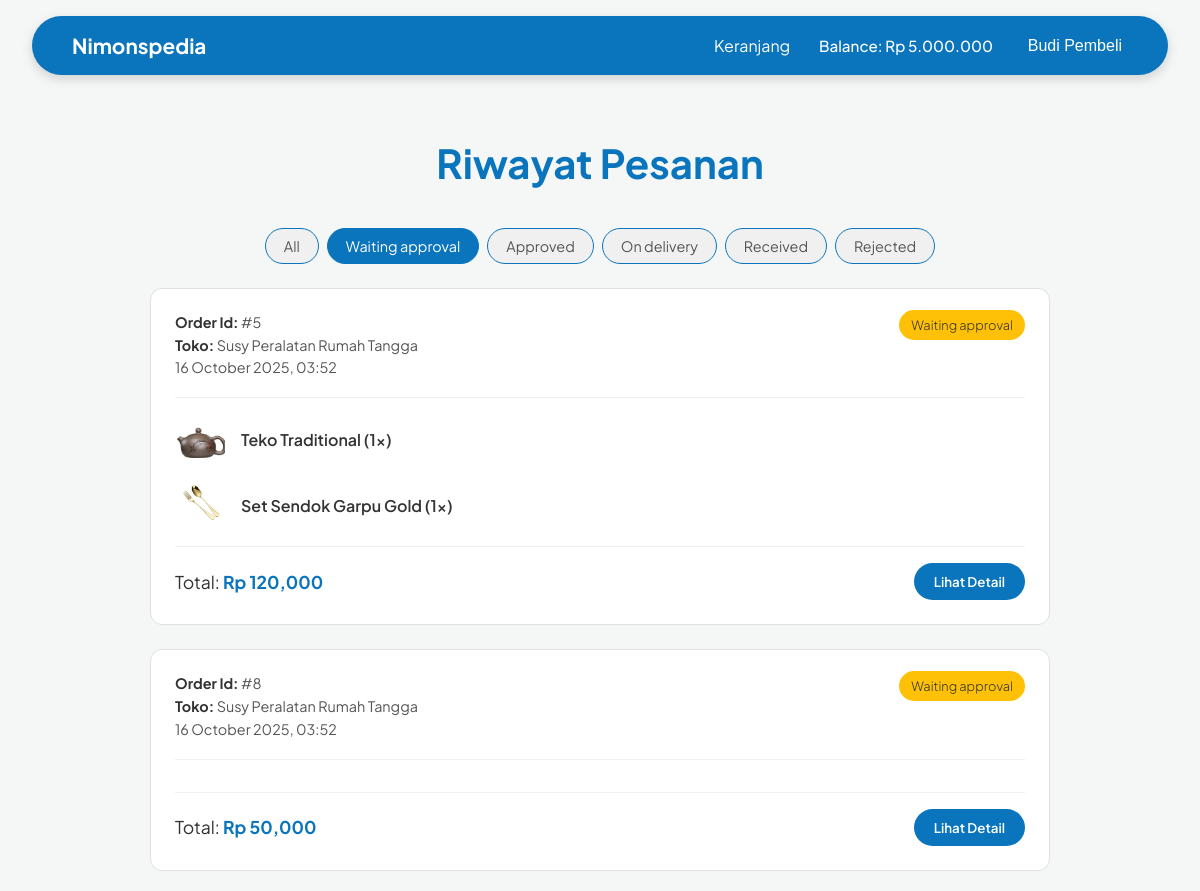
The page /php/src/public/buyer/orders.php?status=waiting_approval (signed in) on the database its author committed.
### tables this page shows
CREATE TABLE IF NOT EXISTS orders (
    order_id INT AUTO_INCREMENT PRIMARY KEY,
    buyer_id INT NOT NULL,
    store_id INT NOT NULL,
    total_price INT NOT NULL,
    shipping_address TEXT NOT NULL,
    status ENUM('waiting_approval', 'approved', 'rejected', 'on_delivery', 'received')
        DEFAULT 'waiting_approval',
    reject_reason TEXT DEFAULT NULL,
    confirmed_at DATETIME DEFAULT NULL,
    delivery_time DATETIME DEFAULT NULL,
    received_at DATETIME DEFAULT NULL,
    created_at DATETIME DEFAULT CURRENT_TIMESTAMP,
    FOREIGN KEY (buyer_id) REFERENCES users(user_id),
    FOREIGN KEY (store_id) REFERENCES stores(store_id)
);

CREATE TABLE IF NOT EXISTS stores (
    store_id INT AUTO_INCREMENT PRIMARY KEY,
    user_id INT NOT NULL UNIQUE,
    store_name VARCHAR(255) NOT NULL UNIQUE,
    store_description TEXT,
    store_logo_path VARCHAR(255),
    balance INT DEFAULT 0,
    created_at DATETIME DEFAULT CURRENT_TIMESTAMP,
    updated_at DATETIME DEFAULT CURRENT_TIMESTAMP ON UPDATE CURRENT_TIMESTAMP,
    FOREIGN KEY (user_id) REFERENCES users(user_id)
);

CREATE TABLE IF NOT EXISTS order_items (
    order_item_id INT AUTO_INCREMENT PRIMARY KEY,
    order_id INT NOT NULL,
    product_id INT NOT NULL,
    quantity INT NOT NULL,
    price_at_order INT NOT NULL,
    subtotal INT NOT NULL,
    FOREIGN KEY (order_id) REFERENCES orders(order_id),
    FOREIGN KEY (product_id) REFERENCES products(product_id)
);

CREATE TABLE IF NOT EXISTS products (
    product_id INT AUTO_INCREMENT PRIMARY KEY,
    store_id INT NOT NULL,
    product_name VARCHAR(255) NOT NULL,
    description TEXT,
    price INT NOT NULL,
    stock INT DEFAULT 0,
    main_image_path VARCHAR(255),
    created_at DATETIME DEFAULT CURRENT_TIMESTAMP,
    updated_at DATETIME DEFAULT CURRENT_TIMESTAMP ON UPDATE CURRENT_TIMESTAMP,
    deleted_at DATETIME DEFAULT NULL,
    FOREIGN KEY (store_id) REFERENCES stores(store_id)
);

### php/src/app/models/order.php (called while the page is built, shortened)
<?php
class Order {
    private $conn;
    public function __construct($conn) {
        $this->conn = $conn;
    }
    public function getOrderHistory(int $buyerId, string $filterStatus = 'all'): array {
        $orders = [];
        $sql = "
            SELECT
                o.order_id,
                o.created_at,
                o.total_price,
                o.status,
                o.shipping_address,
                o.reject_reason,
                o.delivery_time,
                s.store_name
            FROM orders o
            JOIN stores s ON o.store_id = s.store_id
            WHERE o.buyer_id = ?
        ";
        if ($filterStatus !== 'all' && $filterStatus !== '') {
            $sql .= " AND o.status = ?";
        }
        $sql .= " ORDER BY o.created_at DESC";
        $stmt = $this->conn->prepare($sql);
        if ($filterStatus !== 'all' && $filterStatus !== '') {
            $stmt->bind_param("is", $buyerId, $filterStatus);
        } else {
            $stmt->bind_param("i", $buyerId);
        }
        $stmt->execute();
        $result = $stmt->get_result();
        $orderIds = [];
        while($row = $result->fetch_assoc()) {
            $orders[$row['order_id']] = $row;
            $orders[$row['order_id']]['items'] = [];
            $orderIds[] = $row['order_id'];
        }
        $ids = implode(',', $orderIds);
        $itemSql = "
            SELECT
                oi.order_id,
                oi.quantity,
                oi.price_at_order,
                p.product_name,
                p.main_image_path
            FROM order_items oi
            JOIN products p ON oi.product_id = p.product_id
            WHERE oi.order_id IN ($ids)
        ";
        $itemResult = $this->conn->query($itemSql);
        while($itemRow = $itemResult->fetch_assoc()) {
            $orders[$itemRow['order_id']]['items'][] = $itemRow;
        }
        return $orders;
    }
}

### php/src/public/buyer/orders.php (the view, shortened to what this page needs)
<?php
include_once(__DIR__ . '/../../app/config/db.php');
include_once(__DIR__ . '/../../app/models/order.php');
$orderModel = new Order($conn);
$filterStatus = $_GET['status'] ?? 'all';
$displayOrder = ['all', 'waiting_approval', 'approved', 'on_delivery', 'received', 'rejected'];
$orders = $orderModel->getOrderHistory($_SESSION['user_id'], $filterStatus);
?>
<!DOCTYPE html>
<html lang="en">
<head>
    <link rel="stylesheet" href="../assets/css/orders.css">
</head>
<body>
    <?php include_once(__DIR__ . '/../../app/components/navbar.php'); ?>
    <div class="container">
        <h1>Riwayat Pesanan</h1>
        <div class="filter-tabs">
            <?php foreach ($displayOrder as $status): ?>
                <a href="?status=<?= $status ?>" class="<?= $filterStatus === $status ? 'active' : '' ?>">
                    <?= $status === 'all' ? 'All' : ucfirst(str_replace('_', ' ', $status)) ?>
                </a>
            <?php endforeach; ?>
        </div>
        <div class="order-list">
            <?php if (empty($orders)): ?>
                <div class="empty-state">
                    <p>Belum ada riwayat pesanan</p>
                </div>
            <?php else: ?>
                <?php foreach ($orders as $order): ?>
                    <div class="order-card">
                        <div class="order-header">
                            <div>
                                <p><strong>Order Id:</strong> #<?= htmlspecialchars($order['order_id']) ?></p>
                                <p><strong>Toko:</strong> <?= htmlspecialchars($order['store_name']) ?></p>
                                <p><?= date('d F Y, H:i', strtotime($order['created_at'])) ?></p>
                            </div>
                            <div class="order-status">
                                <span class="status-badge status-<?= strtolower($order['status']) ?>"><?= ucfirst(str_replace('_', ' ', $order['status'])) ?></span>
                            </div>
                        </div>
                        <div class="order-body">
                            <?php foreach ($order['items'] as $item): ?>
                                <div class="order-item-summary">
                                    <img src="<?= htmlspecialchars($item['main_image_path']) ?>" alt="product">
                                    <p><?= htmlspecialchars($item['product_name']) ?> (<?= $item['quantity'] ?>x)</p>
                                </div>
                            <?php endforeach; ?>
                        </div>
                        <div class="order-footer">
                            <p>Total: <strong>Rp <?= number_format($order['total_price']) ?></strong></p>
                            <button class="btn-detail">Lihat Detail</button>
                        </div>
                    </div>
                <?php endforeach; ?>
            <?php endif; ?>
        </div>
    </div>
</body>
</html>

### php/src/public/assets/css/orders.css (style rules this page uses)
body { font-family: 'Plus Jakarta Sans', sans-serif; margin: 0; background: #FFFFFF; color: #333; padding-top: 90px; }
.container { max-width: 900px; margin: 0 auto; padding: 20px; }
h1 { font-size: 2.5rem; font-weight: 700; color: #0A75BD; text-align: center; margin-bottom: 2.5rem; }
.filter-tabs { display: flex; flex-wrap: wrap; gap: 8px; margin-bottom: 1.5rem; justify-content: center; }
.filter-tabs a { padding: 8px 18px; text-decoration: none; background: #f0f0f0; color: #555; border-radius: 999px; border: 0.5px solid #0A75BD; font-size: 0.9rem; font-weight: 400; transition: background-color 0.2s, color 0.2s; }
.filter-tabs a.active { background: #0A75BD; color: white; }
.order-list { display: flex; flex-direction: column; gap: 1.5rem; }
.order-card { background: #fff; border-radius: 12px; padding: 1.5rem; border: 1px solid #e0e0e0; position: relative; transition: box-shadow 0.2s; }
.order-header { display: flex; justify-content: space-between; align-items: flex-start; padding-bottom: 1rem; margin-bottom: 1rem; border-bottom: 1px solid #f0f0f0; }
.order-header p { margin: 0 0 0.3rem 0; color: #555; font-size: 0.9rem; }
.order-header p strong { color: #333; }
.order-status { position: absolute; top: 1.5rem; right: 1.5rem; }
.status-badge { padding: 7px 12px; border-radius: 20px; color: white; font-size: 0.8rem; font-weight: 300; }
.status-waiting_approval { background: #ffc107; color: #333; }
.order-body { padding-bottom: 1rem; margin-bottom: 1rem; border-bottom: 1px solid #f0f0f0; display: flex; flex-direction: column; gap: 1rem; }
.order-item-summary { display: flex; align-items: center; gap: 1rem; }
.order-item-summary p { color: #333; font-weight: 600; margin: 0; }
.order-item-summary img { width: 50px; height: 50px; border-radius: 8px; object-fit: cover; }
.order-footer { display: flex; justify-content: space-between; align-items: center; }
.order-footer p { margin: 0; font-size: 1.1rem; color: #333; }
.order-footer p strong { color: #0A75BD; }
.btn-detail { background: #0A75BD; color: white; border: none; padding: 10px 20px; border-radius: 999px; cursor: pointer; font-weight: 600; font-family: 'Plus Jakarta Sans', sans-serif; transition: background-color 0.2s; }

### php/src/public/assets/css/navbar.css (style rules this page uses)
body { margin: 0; padding-top: 90px; background-color: #f4f7f6; }

### rows shown on the page
orders: order_id "5", store.store_name "Susy Peralatan Rumah Tangga", created_at "16 October 2025, 03:52", status "Waiting approval", total_price "120,000"
order_items: product.main_image_path (picture), product.product_name "Teko Traditional", quantity "1"
order_items: product.main_image_path (picture), product.product_name "Set Sendok Garpu Gold", quantity "1"
orders: order_id "8", store.store_name "Susy Peralatan Rumah Tangga", created_at "16 October 2025, 03:52", status "Waiting approval", total_price "50,000"

### other values the page prints
$balance "5.000.000"
$name "Budi Pembeli"
str_replace('_', ' ', $status) "Waiting approval"
str_replace('_', ' ', $status) "Approved"
str_replace('_', ' ', $status) "On delivery"
str_replace('_', ' ', $status) "Received"
str_replace('_', ' ', $status) "Rejected"
